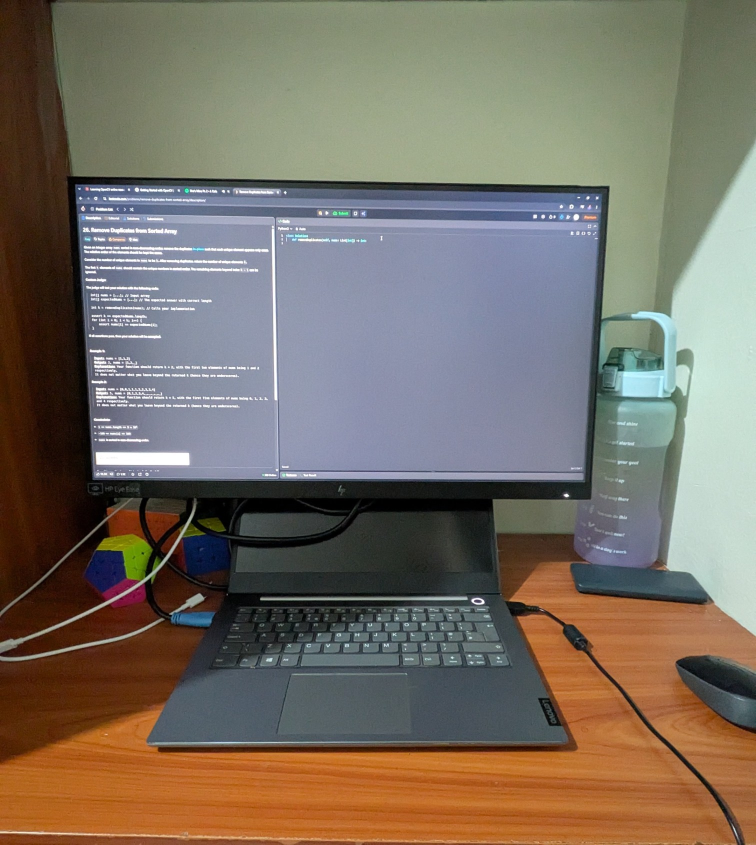
#> input picture assets/setup.jpg, 1512 x 1689 px (shown at 1/2 size)
$ python simplescript.py
#> lines starting #> are read from the running program, lines starting #| are printed output that depends on the picture
# Basic opencv tutorial

import cv2 # importing the library
import os

base_dir = os.path.dirname(os.path.abspath(__file__))
img = cv2.imread(os.path.join(base_dir, "../assets/setup.jpg"), 1)
#> img is the input picture: shape (1689, 1512, 3); mean B, G, R 99.7, 111.6, 120.8
# img = cv2.resize(img, (500, 500)) resizing the image, write fixed dimension in a tuple
img = cv2.resize(img, (0, 0), fx=0.5, fy=0.5) # resizes the image on a scale of 0.5
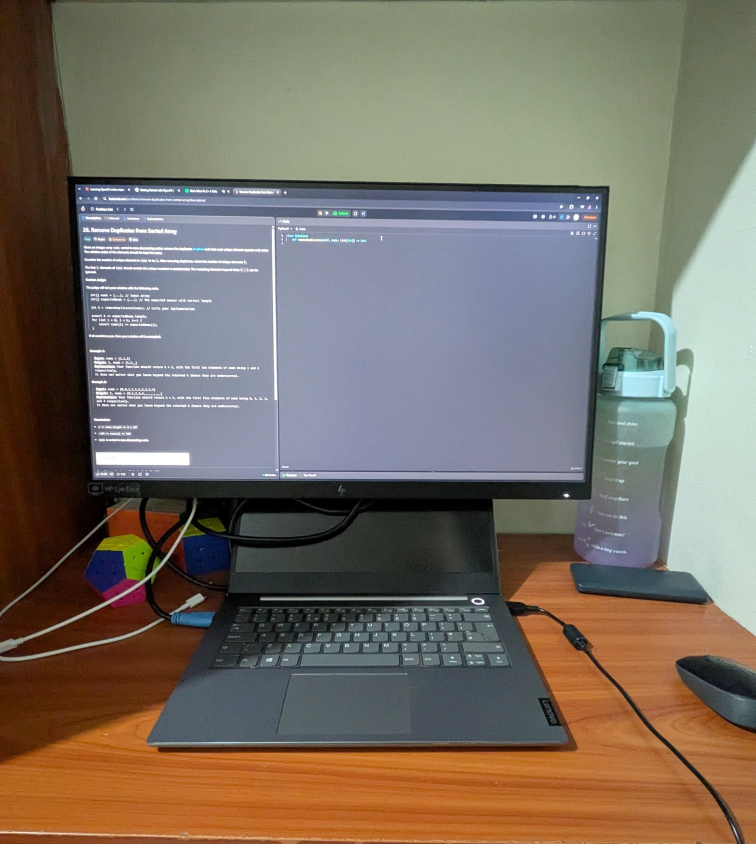
#> img: shape (844, 756, 3); mean B, G, R 99.9, 111.7, 120.9
img = cv2.rotate(img, cv2.ROTATE_90_CLOCKWISE) # rotates the image by 90 degrees in a clockwise direction
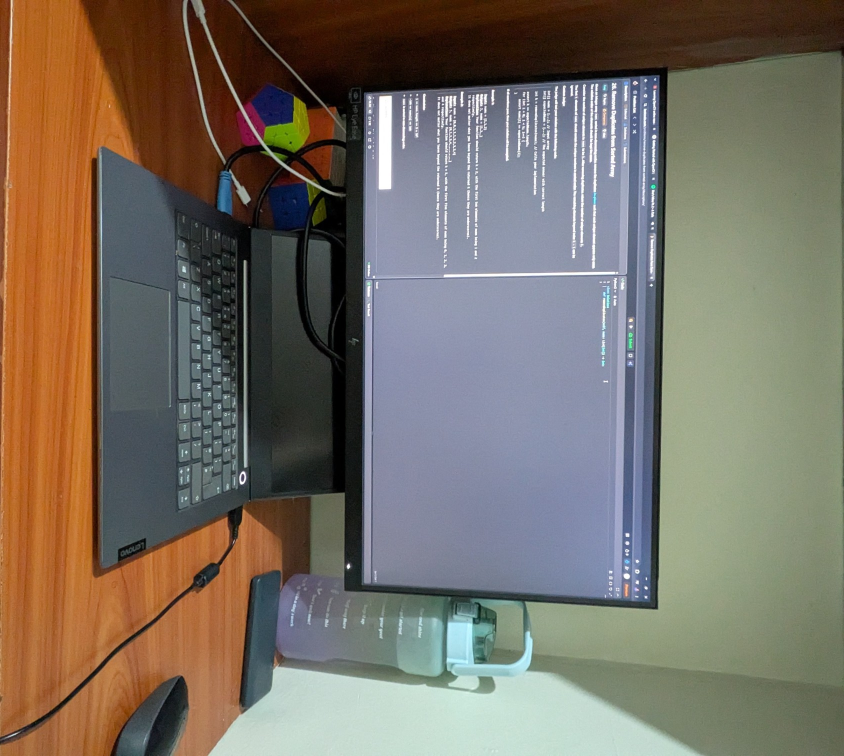
#> img: shape (756, 844, 3); mean B, G, R 99.9, 111.7, 120.9

"""
cv2.IMREAD_COLOR / 1 : Loads a color image. Any transparency of image will be neglected. It is the default flag.
cv2.IMREAD_GRAYSCALE / 0 : Loads image in grayscale mode
cv2.IMREAD_UNCHANGED / -1 : Loads image as such including alpha channel
"""

cv2.imshow("Image", img ) # displaying the image
cv2.waitKey(0) # waits a specified amount of time in ms before executing the next line of code, 0 is infinite
cv2.destroyAllWindows() # destroys the window when any key is pressed
